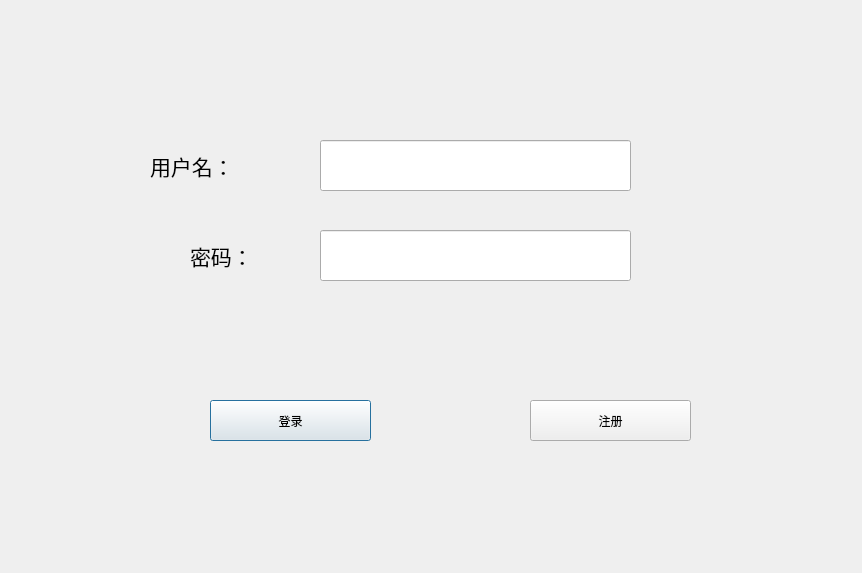
<?xml version="1.0" encoding="UTF-8"?>
<ui version="4.0">
 <class>SignIn</class>
 <widget class="QDialog" name="SignIn">
  <property name="geometry">
   <rect>
    <x>0</x>
    <y>0</y>
    <width>862</width>
    <height>573</height>
   </rect>
  </property>
  <property name="windowTitle">
   <string>Dialog</string>
  </property>
  <widget class="QLabel" name="label">
   <property name="geometry">
    <rect>
     <x>150</x>
     <y>140</y>
     <width>151</width>
     <height>51</height>
    </rect>
   </property>
   <property name="font">
    <font>
     <family>Arial</family>
     <pointsize>16</pointsize>
    </font>
   </property>
   <property name="text">
    <string>用户名：</string>
   </property>
  </widget>
  <widget class="QLabel" name="label_2">
   <property name="geometry">
    <rect>
     <x>190</x>
     <y>230</y>
     <width>111</width>
     <height>51</height>
    </rect>
   </property>
   <property name="font">
    <font>
     <family>Arial</family>
     <pointsize>16</pointsize>
    </font>
   </property>
   <property name="text">
    <string>密码：</string>
   </property>
  </widget>
  <widget class="QLineEdit" name="userName">
   <property name="geometry">
    <rect>
     <x>320</x>
     <y>140</y>
     <width>311</width>
     <height>51</height>
    </rect>
   </property>
  </widget>
  <widget class="QLineEdit" name="password">
   <property name="geometry">
    <rect>
     <x>320</x>
     <y>230</y>
     <width>311</width>
     <height>51</height>
    </rect>
   </property>
  </widget>
  <widget class="QPushButton" name="signIn">
   <property name="geometry">
    <rect>
     <x>210</x>
     <y>400</y>
     <width>161</width>
     <height>41</height>
    </rect>
   </property>
   <property name="text">
    <string>登录</string>
   </property>
  </widget>
  <widget class="QPushButton" name="signUp">
   <property name="geometry">
    <rect>
     <x>530</x>
     <y>400</y>
     <width>161</width>
     <height>41</height>
    </rect>
   </property>
   <property name="text">
    <string>注册</string>
   </property>
  </widget>
 </widget>
 <resources/>
 <connections/>
</ui>
